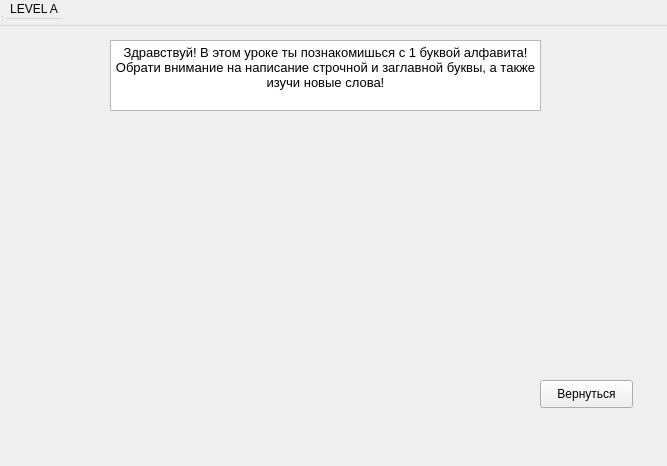
<?xml version="1.0" encoding="UTF-8"?>
<ui version="4.0">
 <class>levelA</class>
 <widget class="QWidget" name="levelA">
  <property name="geometry">
   <rect>
    <x>0</x>
    <y>0</y>
    <width>667</width>
    <height>466</height>
   </rect>
  </property>
  <property name="windowTitle">
   <string>LevelA</string>
  </property>
  <widget class="QWidget" name="centralwidget" native="true">
   <property name="geometry">
    <rect>
     <x>10</x>
     <y>20</y>
     <width>661</width>
     <height>501</height>
    </rect>
   </property>
   <widget class="QLabel" name="label">
    <property name="geometry">
     <rect>
      <x>-280</x>
      <y>-20</y>
      <width>1031</width>
      <height>541</height>
     </rect>
    </property>
    <property name="text">
     <string/>
    </property>
    <property name="pixmap">
     <pixmap>../ABC_foto/LAAAjpg.jpg</pixmap>
    </property>
   </widget>
   <widget class="QTextEdit" name="textEdit">
    <property name="geometry">
     <rect>
      <x>100</x>
      <y>20</y>
      <width>431</width>
      <height>71</height>
     </rect>
    </property>
    <property name="html">
     <string>&lt;!DOCTYPE HTML PUBLIC &quot;-//W3C//DTD HTML 4.0//EN&quot; &quot;http://www.w3.org/TR/REC-html40/strict.dtd&quot;&gt;
&lt;html&gt;&lt;head&gt;&lt;meta name=&quot;qrichtext&quot; content=&quot;1&quot; /&gt;&lt;style type=&quot;text/css&quot;&gt;
p, li { white-space: pre-wrap; }
&lt;/style&gt;&lt;/head&gt;&lt;body style=&quot; font-family:'MS Shell Dlg 2'; font-size:7.875pt; font-weight:400; font-style:normal;&quot;&gt;
&lt;p align=&quot;center&quot; style=&quot; margin-top:0px; margin-bottom:0px; margin-left:0px; margin-right:0px; -qt-block-indent:0; text-indent:0px;&quot;&gt;&lt;span style=&quot; font-size:10pt;&quot;&gt;Здравствуй! В этом уроке ты познакомишься с 1 буквой алфавита! Обрати внимание на написание строчной и заглавной буквы, а также изучи новые слова!&lt;/span&gt;&lt;/p&gt;&lt;/body&gt;&lt;/html&gt;</string>
    </property>
   </widget>
   <widget class="QPushButton" name="pushButton">
    <property name="geometry">
     <rect>
      <x>530</x>
      <y>360</y>
      <width>93</width>
      <height>28</height>
     </rect>
    </property>
    <property name="text">
     <string>Вернуться</string>
    </property>
   </widget>
  </widget>
  <widget class="QMenuBar" name="menubar">
   <property name="geometry">
    <rect>
     <x>0</x>
     <y>0</y>
     <width>667</width>
     <height>26</height>
    </rect>
   </property>
   <widget class="QMenu" name="menuLEVEL_A">
    <property name="title">
     <string>LEVEL A</string>
    </property>
   </widget>
   <addaction name="menuLEVEL_A"/>
  </widget>
  <widget class="QStatusBar" name="statusbar">
   <property name="geometry">
    <rect>
     <x>0</x>
     <y>0</y>
     <width>3</width>
     <height>22</height>
    </rect>
   </property>
  </widget>
 </widget>
 <resources/>
 <connections/>
</ui>
